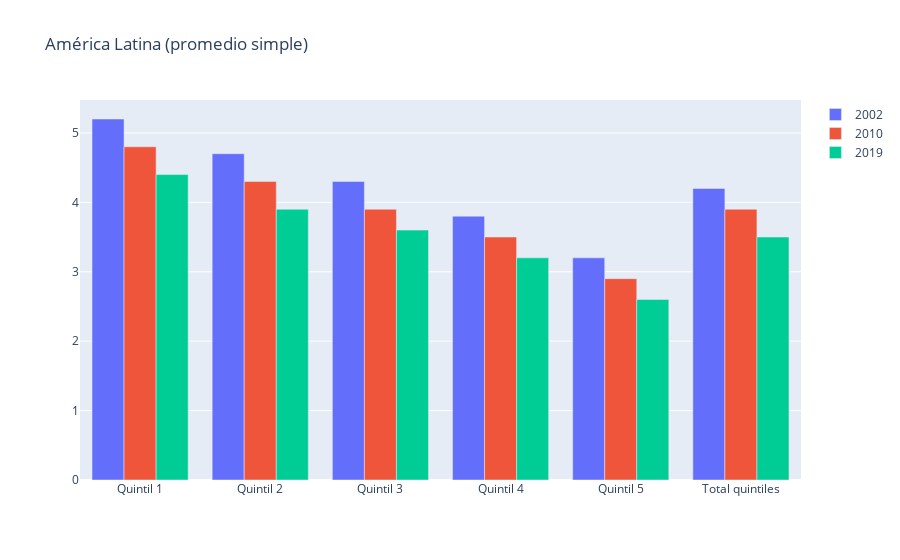

Notebook code cell kept with this figure:
### Code cell
import plotly.graph_objects as go
import warnings
warnings.filterwarnings("ignore")

data_frame["Años"] = data_frame["Años"].astype(dtype='intc')
data_frame["valor"] = data_frame["valor"].astype(dtype='float64')

#User input
desagregacion = ["Área geográfica", "Quintil"]
paises = list(data_frame['País'].unique())

#Desagregaciones
anios = sorted(list(map(int,data_frame['Años'].unique())))
years = [2002,2010,2019]
quintiles = list(data_frame["Quintil"].unique())
area = list(data_frame["Área geográfica"].unique())

filt = data_frame[
    (data_frame["País"]=="América Latina (promedio simple)") &
    (data_frame["Área geográfica"]=="Nacional") &
    (data_frame["Años"].isin(years))
    ]

fig = go.Figure(data=[
go.Bar(name=str(year),
       x=quintiles,
       y=filt[data_frame["Años"]==year]['valor']) for year in years
])

fig.update_layout(title_text='América Latina (promedio simple)',
                  barmode='group')
fig.show()

### Figure 1 — Plotly figure (JSON) as saved in the notebook; plotly's stock layout.template omitted (floating-point values rounded to 4 significant figures)
{"data": [{"name": "2002", "type": "bar", "x": ["Quintil 1", "Quintil 2", "Quintil 3", "Quintil 4", "Quintil 5", "Total quintiles"], "y": [5.2, 4.7, 4.3, 3.8, 3.2, 4.2]}, {"name": "2010", "type": "bar", "x": ["Quintil 1", "Quintil 2", "Quintil 3", "Quintil 4", "Quintil 5", "Total quintiles"], "y": [4.8, 4.3, 3.9, 3.5, 2.9, 3.9]}, {"name": "2019", "type": "bar", "x": ["Quintil 1", "Quintil 2", "Quintil 3", "Quintil 4", "Quintil 5", "Total quintiles"], "y": [4.4, 3.9, 3.6, 3.2, 2.6, 3.5]}], "layout": {"barmode": "group", "title": {"text": "América Latina (promedio simple)"}}}
